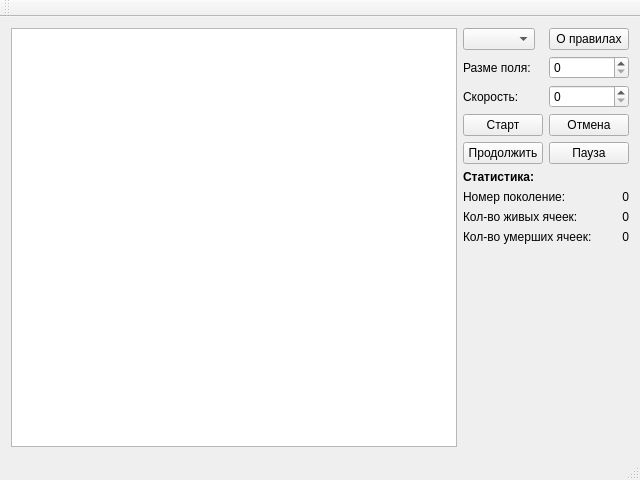
<?xml version="1.0" encoding="UTF-8"?>
<ui version="4.0">
 <class>GameOfLifeWindow</class>
 <widget class="QMainWindow" name="GameOfLifeWindow">
  <property name="geometry">
   <rect>
    <x>0</x>
    <y>0</y>
    <width>640</width>
    <height>480</height>
   </rect>
  </property>
  <property name="windowTitle">
   <string>GameOfLIfeWindow</string>
  </property>
  <widget class="QWidget" name="centralWidget">
   <layout class="QHBoxLayout" name="horizontalLayout">
    <item>
     <widget class="QGraphicsView" name="graphicsView"/>
    </item>
    <item>
     <layout class="QVBoxLayout" name="verticalLayout">
      <item>
       <layout class="QFormLayout" name="formLayoutControl">
        <item row="1" column="0">
         <widget class="QLabel" name="labelSize">
          <property name="text">
           <string>Разме поля:</string>
          </property>
         </widget>
        </item>
        <item row="1" column="1">
         <widget class="QSpinBox" name="spinBoxSize"/>
        </item>
        <item row="3" column="0">
         <widget class="QPushButton" name="pushButtonStart">
          <property name="text">
           <string>Старт</string>
          </property>
         </widget>
        </item>
        <item row="3" column="1">
         <widget class="QPushButton" name="pushButtonCancel">
          <property name="text">
           <string>Отмена</string>
          </property>
         </widget>
        </item>
        <item row="4" column="0">
         <widget class="QPushButton" name="pushButtonPlay">
          <property name="text">
           <string>Продолжить</string>
          </property>
         </widget>
        </item>
        <item row="4" column="1">
         <widget class="QPushButton" name="pushButtonPause">
          <property name="text">
           <string>Пауза</string>
          </property>
         </widget>
        </item>
        <item row="2" column="0">
         <widget class="QLabel" name="labelSpeed">
          <property name="text">
           <string>Скорость:</string>
          </property>
         </widget>
        </item>
        <item row="2" column="1">
         <widget class="QSpinBox" name="spinBoxSpeed"/>
        </item>
        <item row="0" column="0">
         <widget class="QComboBox" name="comboBoxRules"/>
        </item>
        <item row="0" column="1">
         <widget class="QPushButton" name="pushButtonFAQ">
          <property name="text">
           <string>О правилах</string>
          </property>
         </widget>
        </item>
       </layout>
      </item>
      <item>
       <widget class="QLabel" name="labelStatistics">
        <property name="text">
         <string>&lt;html&gt;&lt;head/&gt;&lt;body&gt;&lt;p&gt;&lt;span style=&quot; font-weight:600;&quot;&gt;Статистика:&lt;/span&gt;&lt;/p&gt;&lt;/body&gt;&lt;/html&gt;</string>
        </property>
       </widget>
      </item>
      <item>
       <layout class="QFormLayout" name="formLayoutStatistics">
        <item row="0" column="0">
         <widget class="QLabel" name="labelNumberGeneration">
          <property name="text">
           <string>Номер поколение:</string>
          </property>
          <property name="alignment">
           <set>Qt::AlignLeading|Qt::AlignLeft|Qt::AlignVCenter</set>
          </property>
         </widget>
        </item>
        <item row="0" column="1">
         <widget class="QLabel" name="labelNumberGenerationValue">
          <property name="text">
           <string>0</string>
          </property>
          <property name="alignment">
           <set>Qt::AlignRight|Qt::AlignTrailing|Qt::AlignVCenter</set>
          </property>
         </widget>
        </item>
        <item row="1" column="0">
         <widget class="QLabel" name="labelLivingCells">
          <property name="text">
           <string>Кол-во живых ячеек:</string>
          </property>
         </widget>
        </item>
        <item row="1" column="1">
         <widget class="QLabel" name="labelLivingCellsValue">
          <property name="text">
           <string>0</string>
          </property>
          <property name="alignment">
           <set>Qt::AlignRight|Qt::AlignTrailing|Qt::AlignVCenter</set>
          </property>
         </widget>
        </item>
        <item row="2" column="0">
         <widget class="QLabel" name="labelDeadCells">
          <property name="text">
           <string>Кол-во умерших ячеек:</string>
          </property>
         </widget>
        </item>
        <item row="2" column="1">
         <widget class="QLabel" name="labelDeadCellsValue">
          <property name="text">
           <string>0</string>
          </property>
          <property name="alignment">
           <set>Qt::AlignRight|Qt::AlignTrailing|Qt::AlignVCenter</set>
          </property>
         </widget>
        </item>
       </layout>
      </item>
      <item>
       <spacer name="verticalSpacer">
        <property name="orientation">
         <enum>Qt::Vertical</enum>
        </property>
        <property name="sizeHint" stdset="0">
         <size>
          <width>20</width>
          <height>40</height>
         </size>
        </property>
       </spacer>
      </item>
     </layout>
    </item>
   </layout>
  </widget>
  <widget class="QMenuBar" name="menuBar">
   <property name="geometry">
    <rect>
     <x>0</x>
     <y>0</y>
     <width>640</width>
     <height>22</height>
    </rect>
   </property>
  </widget>
  <widget class="QToolBar" name="mainToolBar">
   <attribute name="toolBarArea">
    <enum>TopToolBarArea</enum>
   </attribute>
   <attribute name="toolBarBreak">
    <bool>false</bool>
   </attribute>
  </widget>
  <widget class="QStatusBar" name="statusBar"/>
 </widget>
 <layoutdefault spacing="6" margin="11"/>
 <resources/>
 <connections/>
</ui>
